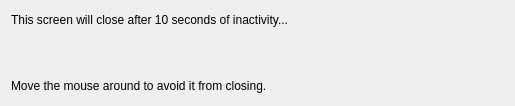
<?xml version="1.0" encoding="UTF-8"?>
<ui version="4.0">
 <class>Form</class>
 <widget class="QWidget" name="Form">
  <property name="geometry">
   <rect>
    <x>0</x>
    <y>0</y>
    <width>515</width>
    <height>106</height>
   </rect>
  </property>
  <property name="windowTitle">
   <string>Form</string>
  </property>
  <layout class="QHBoxLayout" name="horizontalLayout">
   <item>
    <widget class="QLabel" name="label">
     <property name="text">
      <string>&lt;html&gt;&lt;head/&gt;&lt;body&gt;&lt;p&gt;This screen will close after 10 seconds of inactivity...&lt;/p&gt;&lt;p&gt;&lt;br/&gt;&lt;/p&gt;&lt;p&gt;Move the mouse around to avoid it from closing.&lt;/p&gt;&lt;/body&gt;&lt;/html&gt;</string>
     </property>
    </widget>
   </item>
   <item>
    <widget class="PyDMTerminator" name="PyDMTerminator">
     <property name="toolTip">
      <string/>
     </property>
     <property name="timeout" stdset="0">
      <number>10</number>
     </property>
    </widget>
   </item>
  </layout>
 </widget>
 <customwidgets>
  <customwidget>
   <class>PyDMTerminator</class>
   <extends>QWidget</extends>
   <header>pydm.widgets.terminator</header>
  </customwidget>
 </customwidgets>
 <resources/>
 <connections/>
</ui>
